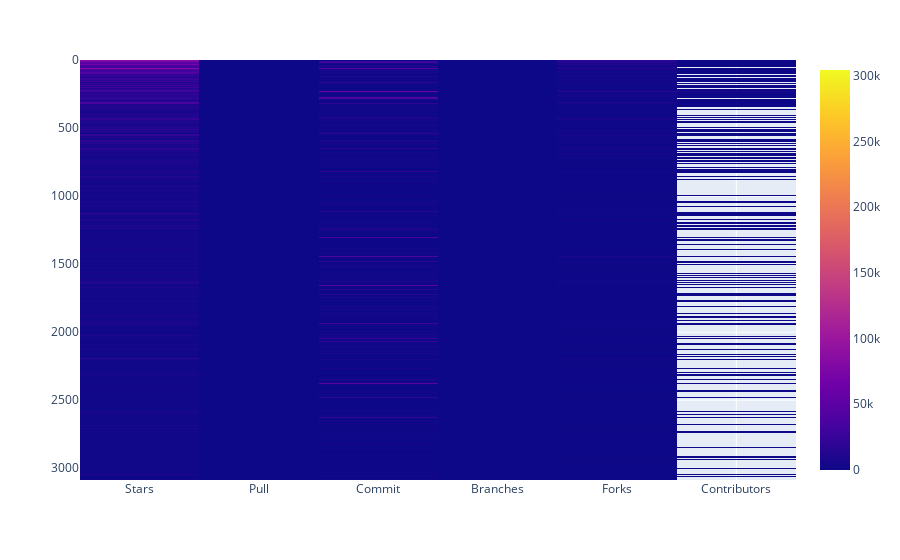

Write notebook code for a chart like this one.
### Code cell
# Draw a heatmap with the numeric values in each cell
# f, ax = plt.subplots(figsize=(9, 6))
# df_con1 = df_con[["Stars", "Pull", "Commit", "Branches","Forks","Contributors"]]
# sns.heatmap(df_con1, annot=True, linewidths=.5, ax=ax)
fig = px.imshow(df_con1)
fig.show()

### Figure 1 — Plotly figure (JSON) as saved in the notebook; plotly's stock layout.template omitted (floating-point values rounded to 4 significant figures; data arrays with more than 128 entries replaced by an {"elided": "..."} marker saying what was removed)
{"data": [{"coloraxis": "coloraxis", "hovertemplate": "x: %{x}<br>y: %{y}<br>color: %{z}<extra></extra>", "name": "0", "type": "heatmap", "x": ["Stars", "Pull", "Commit", "Branches", "Forks", "Contributors"], "xaxis": "x", "y": {"elided": "3087 int values"}, "yaxis": "y", "z": {"elided": "3087x6 int values"}}], "layout": {"coloraxis": {"colorscale": [[0, "#0d0887"], [0.1111, "#46039f"], [0.2222, "#7201a8"], [0.3333, "#9c179e"], [0.4444, "#bd3786"], [0.5556, "#d8576b"], [0.6667, "#ed7953"], [0.7778, "#fb9f3a"], [0.8889, "#fdca26"], [1, "#f0f921"]]}, "margin": {"t": 60}, "xaxis": {"anchor": "y", "constrain": "domain", "domain": [0, 1], "scaleanchor": "y"}, "yaxis": {"anchor": "x", "autorange": "reversed", "constrain": "domain", "domain": [0, 1]}}}
